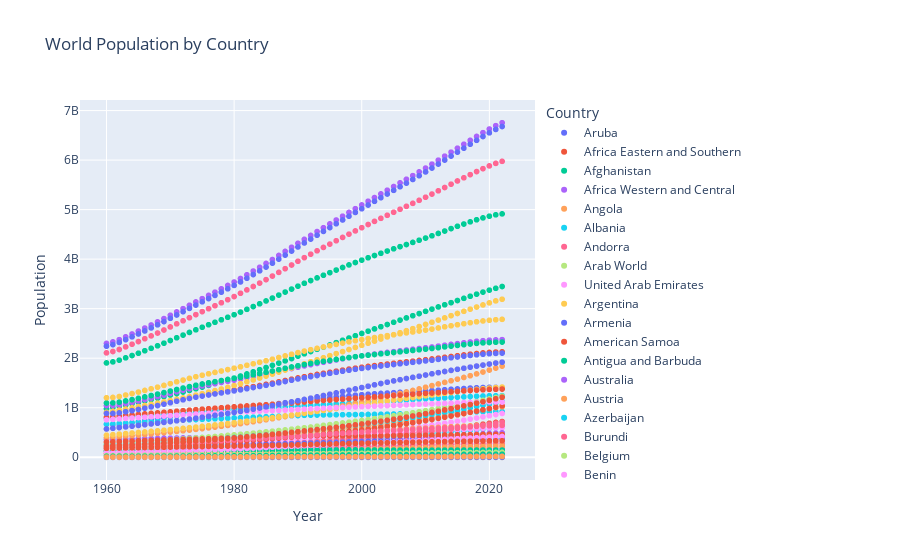

This figure's notebook cell:
### Code cell
# Filter out the rows corresponding to individual countries (exclude 'World' and other aggregates)
country_population = df[df['Country Name'] != 'World']

# Melt the dataframe to reshape it for plotting
melted_data = country_population.melt(id_vars=['Country Name'], var_name='Year', value_name='Population')

# Convert 'Year' column to numeric
melted_data['Year'] = pd.to_numeric(melted_data['Year'], errors='coerce')

# Plotting the scatter plot
fig = px.scatter(melted_data, x='Year', y='Population', color='Country Name', title='World Population by Country',
                 labels={'Year': 'Year', 'Population': 'Population', 'Country Name': 'Country'})

# Show the plot
fig.show()
